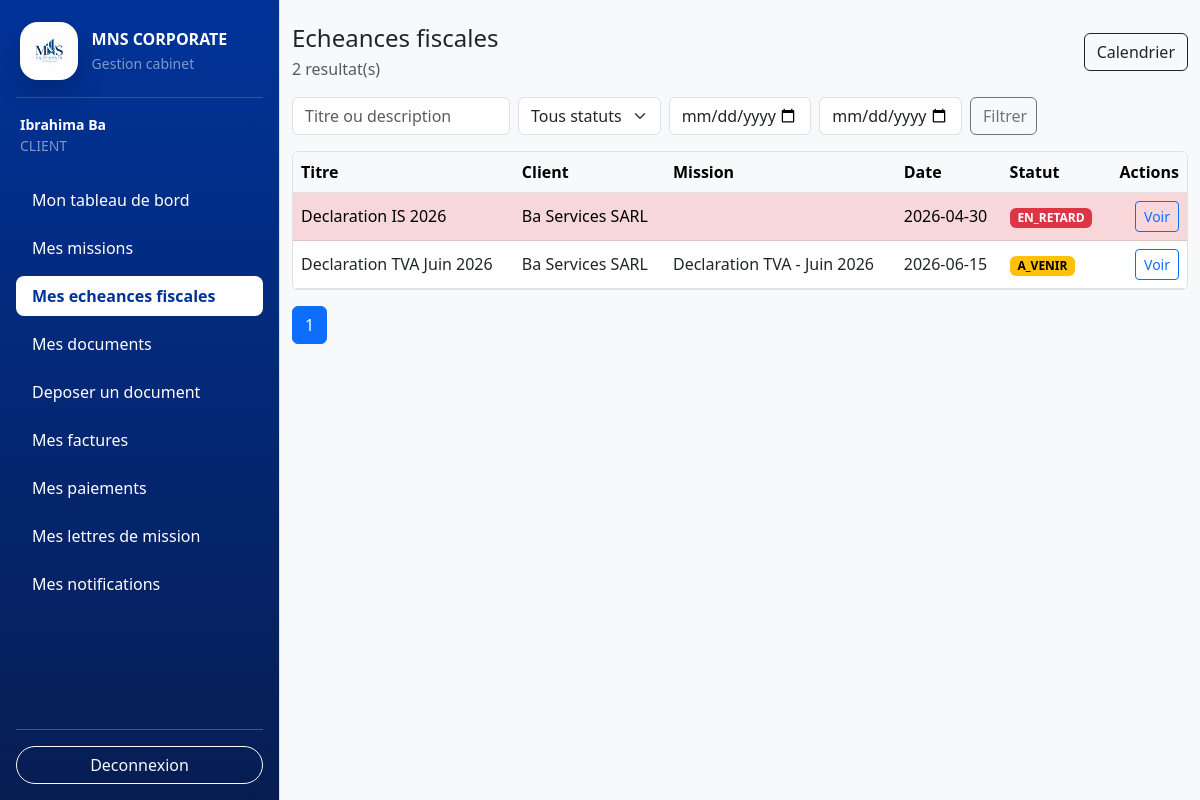
/frontend/views/deadlines/list.php (signed in), run on the app's committed database.
### tables this page shows
CREATE TABLE IF NOT EXISTS fiscal_deadlines (
    id INT UNSIGNED AUTO_INCREMENT PRIMARY KEY,
    client_id INT UNSIGNED NOT NULL,
    mission_id INT UNSIGNED NULL,
    title VARCHAR(180) NOT NULL,
    description TEXT NULL,
    deadline_date DATE NOT NULL,
    status ENUM('A_VENIR', 'TERMINEE', 'EN_RETARD') NOT NULL DEFAULT 'A_VENIR',
    completed_at DATETIME NULL,
    created_at TIMESTAMP DEFAULT CURRENT_TIMESTAMP,
    CONSTRAINT fk_deadlines_client
        FOREIGN KEY (client_id) REFERENCES clients(id)
        ON DELETE CASCADE
        ON UPDATE CASCADE,
    CONSTRAINT fk_deadlines_mission
        FOREIGN KEY (mission_id) REFERENCES missions(id)
        ON DELETE SET NULL
        ON UPDATE CASCADE
);

CREATE TABLE IF NOT EXISTS clients (
    id INT UNSIGNED AUTO_INCREMENT PRIMARY KEY,
    user_id INT UNSIGNED NULL UNIQUE,
    company_name VARCHAR(180) NOT NULL,
    legal_form VARCHAR(100) NULL,
    contact_name VARCHAR(150) NULL,
    email VARCHAR(150) NULL,
    phone VARCHAR(30) NULL,
    address VARCHAR(255) NULL,
    ninea VARCHAR(50) NULL UNIQUE,
    rccm VARCHAR(80) NULL UNIQUE,
    tax_regime VARCHAR(100) NULL,
    accounting_year_start DATE NULL,
    accounting_year_end DATE NULL,
    status ENUM('ACTIF', 'INACTIF') NOT NULL DEFAULT 'ACTIF',
    created_at TIMESTAMP DEFAULT CURRENT_TIMESTAMP,
    updated_at TIMESTAMP DEFAULT CURRENT_TIMESTAMP ON UPDATE CURRENT_TIMESTAMP,
    CONSTRAINT fk_clients_user
        FOREIGN KEY (user_id) REFERENCES users(id)
        ON DELETE SET NULL
        ON UPDATE CASCADE
);

CREATE TABLE IF NOT EXISTS missions (
    id INT UNSIGNED AUTO_INCREMENT PRIMARY KEY,
    client_id INT UNSIGNED NOT NULL,
    mission_catalog_id INT UNSIGNED NOT NULL,
    title VARCHAR(180) NOT NULL,
    description TEXT NULL,
    start_date DATE NOT NULL,
    planned_end_date DATE NULL,
    actual_end_date DATE NULL,
    status ENUM('A_FAIRE', 'EN_COURS', 'TERMINEE', 'EN_RETARD', 'ANNULEE')
        NOT NULL DEFAULT 'A_FAIRE',
    priority ENUM('BASSE', 'MOYENNE', 'HAUTE') NOT NULL DEFAULT 'MOYENNE',
    estimated_hours DECIMAL(8,2) NULL,
    created_by INT UNSIGNED NOT NULL,
    created_at TIMESTAMP DEFAULT CURRENT_TIMESTAMP,
    updated_at TIMESTAMP DEFAULT CURRENT_TIMESTAMP ON UPDATE CURRENT_TIMESTAMP,
    CONSTRAINT fk_missions_client
        FOREIGN KEY (client_id) REFERENCES clients(id)
        ON DELETE CASCADE
        ON UPDATE CASCADE,
    CONSTRAINT fk_missions_catalog
        FOREIGN KEY (mission_catalog_id) REFERENCES mission_catalog(id)
        ON DELETE RESTRICT
        ON UPDATE CASCADE,
    CONSTRAINT fk_missions_created_by
        FOREIGN KEY (created_by) REFERENCES users(id)
        ON DELETE RESTRICT
        ON UPDATE CASCADE
);

### backend/models/FiscalDeadline.php (called while the page is built, shortened)
<?php
require_once __DIR__ . '/BaseModel.php';
class FiscalDeadline extends BaseModel
{
    public function findAll(array $filters = [], int $limit = 20, int $offset = 0): array
    {
        $params = [];
        $where = $this->where($filters, $params);
        $params['limit'] = $limit;
        $params['offset'] = $offset;
        return $this->fetchAll(
            "SELECT fd.*, c.company_name, m.title AS mission_title
             FROM fiscal_deadlines fd
             INNER JOIN clients c ON c.id = fd.client_id
             LEFT JOIN missions m ON m.id = fd.mission_id
             {$where}
             ORDER BY fd.deadline_date ASC, fd.id ASC LIMIT :limit OFFSET :offset",
            $params
        );
    }
    public function countAll(array $filters = []): int
    {
        $params = [];
        $where = $this->where($filters, $params);
        $row = $this->fetchOne(
            "SELECT COUNT(*) AS total FROM fiscal_deadlines fd
             INNER JOIN clients c ON c.id = fd.client_id
             LEFT JOIN missions m ON m.id = fd.mission_id {$where}",
            $params
        );
        return $row === null ? 0 : (int) $row['total'];
    }
    private function where(array $filters, array &$params): string
    {
        $where = [];
        if (($filters['visible_client_id'] ?? '') !== '') {
            $where[] = 'fd.client_id = :visible_client_id';
            $params['visible_client_id'] = $filters['visible_client_id'];
        }
        return $where ? ' WHERE ' . implode(' AND ', $where) : '';
    }
}

### backend/models/BaseModel.php (called while the page is built, shortened)
<?php
abstract class BaseModel
{
    protected PDO $db;
    public function __construct(PDO $db)
    {
        $this->db = $db;
    }
    protected function fetchOne(string $sql, array $params = []): ?array
    {
        $stmt = $this->db->prepare($sql);
        $stmt->execute($params);
        $result = $stmt->fetch(PDO::FETCH_ASSOC);
        return $result === false ? null : $result;
    }
    protected function fetchAll(string $sql, array $params = []): array
    {
        $stmt = $this->db->prepare($sql);
        $stmt->execute($params);
        return $stmt->fetchAll(PDO::FETCH_ASSOC);
    }
}

### backend/includes/helpers.php (called while the page is built, shortened)
<?php
function e(?string $value): string
{
    return htmlspecialchars($value ?? '', ENT_QUOTES, 'UTF-8', false);
}

### backend/includes/auth_check.php (called while the page is built, shortened)
<?php
require_once __DIR__ . '/helpers.php';
function currentUser(): ?array
{
    if (isset($_SESSION['user']) && is_array($_SESSION['user'])) {
        return $_SESSION['user'];
    }
    return null;
}

### frontend/views/deadlines/list.php (the view, shortened to what this page needs)
<?php
if (!defined('MNS_CONTROLLER_RENDER')) { require_once __DIR__ . '/../../../backend/controllers/deadline_controller.php'; handleDeadlineRequest(); return; }
require_once __DIR__ . '/../../../backend/includes/helpers.php'; $pages=max(1,(int)ceil(($total??0)/($perPage??20))); $queryBase=$filters??[]; unset($queryBase['assigned_user_id'],$queryBase['visible_client_id']); require_once __DIR__ . '/../includes/header.php';
?>
<div class="d-flex"><?php require_once __DIR__ . '/../includes/sidebar.php'; ?><main class="container-fluid py-4">
<div class="d-flex justify-content-between align-items-center mb-3"><div><h1 class="h4 mb-1">Echeances fiscales</h1><div class="text-muted"><?php echo e((string)($total??0)); ?> resultat(s)</div></div><div class="d-flex gap-2"><a class="btn btn-outline-dark" href="/MNS_CORPORATE/frontend/views/deadlines/calendar.php">Calendrier</a></div></div>
<form method="get" class="row g-2 mb-3"><div class="col-md-3"><input class="form-control" name="q" value="<?php echo e($filters['q']??''); ?>" placeholder="Titre ou description"></div><div class="col-md-2"><select class="form-select" name="status"><option value="">Tous statuts</option></select></div><div class="col-md-2"><input class="form-control" type="date" name="date_from" value="<?php echo e($filters['date_from']??''); ?>"></div><div class="col-md-2"><input class="form-control" type="date" name="date_to" value="<?php echo e($filters['date_to']??''); ?>"></div><div class="col-md-1"><button class="btn btn-outline-secondary w-100">Filtrer</button></div></form>
<div class="table-responsive bg-white border rounded"><table class="table table-hover align-middle mb-0"><thead class="table-light"><tr><th>Titre</th><th>Client</th><th>Mission</th><th>Date</th><th>Statut</th><th class="text-end">Actions</th></tr></thead><tbody><?php foreach(($deadlines??[]) as $d): ?><tr class="<?php echo $d['status']==='EN_RETARD'?'table-danger':''; ?>"><td><?php echo e($d['title']); ?></td><td><?php echo e($d['company_name']); ?></td><td><?php echo e($d['mission_title']); ?></td><td><?php echo e($d['deadline_date']); ?></td><td><span class="badge text-bg-<?php echo $d['status']==='TERMINEE'?'success':($d['status']==='EN_RETARD'?'danger':'warning'); ?>"><?php echo e($d['status']); ?></span></td><td class="text-end"><a class="btn btn-sm btn-outline-primary" href="/MNS_CORPORATE/frontend/views/deadlines/show.php?id=<?php echo e((string)$d['id']); ?>">Voir</a></td></tr><?php endforeach; ?></tbody></table></div>
<nav class="mt-3"><ul class="pagination"><?php for($i=1;$i<=$pages;$i++): $queryBase['page']=$i; ?><li class="page-item <?php echo $i===($page??1)?'active':''; ?>"><a class="page-link" href="?<?php echo e(http_build_query($queryBase)); ?>"><?php echo e((string)$i); ?></a></li><?php endfor; ?></ul></nav>
</main></div><?php require_once __DIR__ . '/../includes/footer.php'; ?>

### data on the page
fiscal_deadlines: title "Declaration IS 2026", client.company_name "Ba Services SARL", deadline_date "2026-04-30", status "EN_RETARD"
fiscal_deadlines: title "Declaration TVA Juin 2026", client.company_name "Ba Services SARL", mission.title "Declaration TVA - Juin 2026", deadline_date "2026-06-15", status "A_VENIR"

### other printed values
$fullName "Ibrahima Ba"
$role "CLIENT"
$label "Mon tableau de bord"
$label "Mes missions"
$label "Mes echeances fiscales"
$label "Mes documents"
$label "Deposer un document"
$label "Mes factures"
$label "Mes paiements"
$label "Mes lettres de mission"
$label "Mes notifications"
$total "2"
